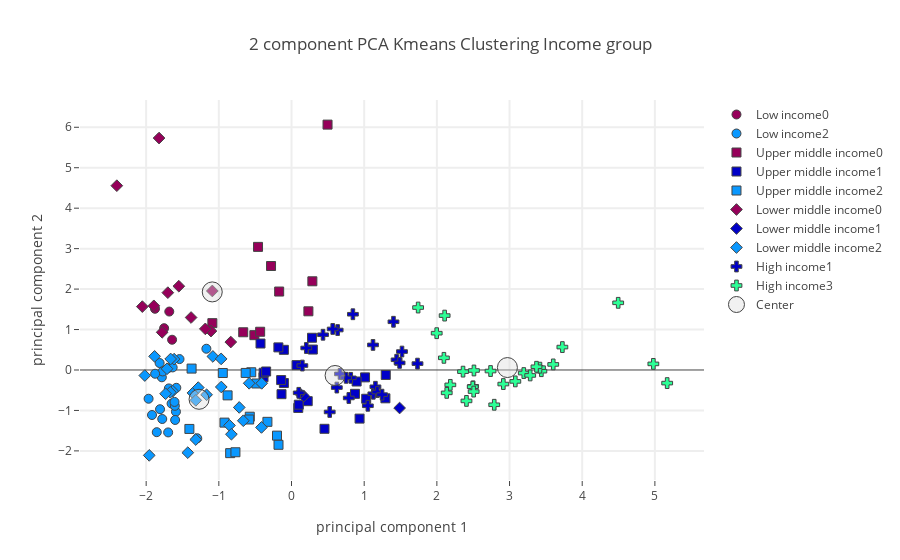

Here is the notebook cell this chart was saved with:
### Code cell
plot_plotly(socio_pca_dropped_df,"Income group",income_centers_socio,4,"Socioeconomic + Foods",'')

### Figure 1 — Plotly figure (JSON) as saved in the notebook; plotly's stock layout.template omitted (floating-point values rounded to 4 significant figures)
{"data": [{"marker": {"color": "rgb(150,0,90)", "line": {"width": 1}, "size": 9, "symbol": 0}, "mode": "markers", "name": "Low income0", "text": ["Haiti", "Rwanda", "Sierra Leone", "Uganda"], "type": "scatter", "uid": "a5d4c465-fad4-4432-a51e-6be8e382b29c", "x": [-1.753, -1.878, -1.643, -1.682], "y": [1.034, 1.513, 0.7478, 1.444]}, {"marker": {"color": "rgb(0,0,200)", "line": {"width": 1}, "size": 9, "symbol": 0}, "mode": "markers", "name": "Low income1", "text": [], "type": "scatter", "uid": "4a8d1aef-3699-480c-98ed-0521ced5d7b7", "x": [], "y": []}, {"marker": {"color": "rgb(10,152,255)", "line": {"width": 1}, "size": 9, "symbol": 0}, "mode": "markers", "name": "Low income2", "text": ["Afghanistan", "Benin", "Burkina Faso", "Central African Republic", "Chad", "Ethiopia", "Gambia", "Guinea", "Guinea-Bissau", "Liberia", "Madagascar", "Malawi", "Mali", "Mozambique", "Nepal", "Niger", "Senegal", "Tajikistan", "Togo", "United Republic of Tanzania", "Yemen", "Zimbabwe"], "type": "scatter", "uid": "7e71eed0-4a9d-4183-8e02-770deeac36e5", "x": [-1.697, -1.541, -1.854, -1.171, -1.809, -1.92, -1.65, -1.784, -1.815, -1.7, -1.688, -1.967, -1.297, -1.772, -1.779, -1.59, -1.585, -1.605, -1.877, -1.635, -1.601, -1.61], "y": [-1.543, 0.2693, -1.537, 0.5252, -0.97, -1.113, -0.8311, -0.1804, 0.1723, 0.04394, -0.4558, -0.7106, -1.688, -0.03611, -1.212, -1.03, -0.4406, -0.8857, -0.09294, 0.06345, -1.236, -0.7892]}, {"marker": {"color": "rgb(44,255,150)", "line": {"width": 1}, "size": 9, "symbol": 0}, "mode": "markers", "name": "Low income3", "text": [], "type": "scatter", "uid": "5ef162cd-0e23-42b7-a369-af107f6da6a7", "x": [], "y": []}, {"marker": {"color": "rgb(150,0,90)", "line": {"width": 1}, "size": 9, "symbol": 1}, "mode": "markers", "name": "Upper middle income0", "text": ["Dominica", "Dominican Republic", "Fiji", "Grenada", "Jamaica", "Malaysia", "Maldives", "Saint Lucia", "Samoa", "Thailand"], "type": "scatter", "uid": "34a9046c-61ad-44ec-bc3f-f5c134224472", "x": [-0.2816, -0.5108, -0.6646, -0.1699, -0.4315, -0.4608, 0.4958, 0.2324, 0.2869, -1.089], "y": [2.571, 0.861, 0.9326, 1.939, 0.9456, 3.043, 6.065, 1.451, 2.193, 1.158]}, {"marker": {"color": "rgb(0,0,200)", "line": {"width": 1}, "size": 9, "symbol": 1}, "mode": "markers", "name": "Upper middle income1", "text": ["Albania", "Armenia", "Belarus", "Brazil", "Bulgaria", "China, mainland", "Colombia", "Costa Rica", "Ecuador", "Gabon", "Guyana", "Kazakhstan", "Lebanon", "Mauritius", "Mexico", "Montenegro", "Paraguay", "Romania", "Russian Federation", "Saint Vincent and the Grenadines", "Serbia", "Suriname", "Venezuela (Bolivarian Republic of)"], "type": "scatter", "uid": "c2e3b151-460f-4994-821f-9512ee08eeab", "x": [0.9365, 0.09279, 1.012, 1.297, 0.1, -0.3854, 0.06953, 0.2934, -0.1052, -0.1806, -0.3831, 1.028, -0.4267, -0.1048, 0.2231, 1.292, -0.1425, 0.4538, 0.8732, 0.2824, -0.1376, -0.3493, 0.8962], "y": [-1.202, -0.9383, -0.1822, -0.123, -0.8579, -0.1792, 0.12, 0.5053, 0.4987, 0.5589, -0.06744, -0.7117, 0.6543, -0.3221, -0.7706, -0.7003, -0.2492, -1.454, -0.5896, 0.797, -0.5981, -0.03713, -0.2852]}, {"marker": {"color": "rgb(10,152,255)", "line": {"width": 1}, "size": 9, "symbol": 1}, "mode": "markers", "name": "Upper middle income2", "text": ["Algeria", "Azerbaijan", "Belize", "Bosnia and Herzegovina", "Botswana", "Cuba", "Guatemala", "Iran (Islamic Republic of)", "Iraq", "Jordan", "Namibia", "Peru", "South Africa", "Turkey", "Turkmenistan"], "type": "scatter", "uid": "740262e0-2aca-4fd3-b5be-6315d9a7bf6c", "x": [-0.8441, -0.7716, -0.5541, -0.5742, -0.8796, -0.4839, -1.375, -0.9224, -1.405, -0.5828, -0.9454, -0.6306, -0.3317, -0.1997, -0.1789], "y": [-2.056, -2.033, -0.05601, -1.155, -0.6274, -0.3338, 0.03483, -1.301, -1.457, -1.224, -0.07411, -0.07271, -1.282, -1.623, -1.849]}, {"marker": {"color": "rgb(44,255,150)", "line": {"width": 1}, "size": 9, "symbol": 1}, "mode": "markers", "name": "Upper middle income3", "text": [], "type": "scatter", "uid": "eae309a6-b703-4cbc-8849-04f50a2f0421", "x": [], "y": []}, {"marker": {"color": "rgb(150,0,90)", "line": {"width": 1}, "size": 9, "symbol": 2}, "mode": "markers", "name": "Lower middle income0", "text": ["Congo (note no data in Food suppley tables for DRC)", "CÃƒÂ´te d'Ivoire", "Ghana", "Indonesia", "Kiribati", "Myanmar", "Philippines", "Sao Tome and Principe", "Solomon Islands", "Sri Lanka", "Vanuatu", "Viet Nam"], "type": "scatter", "uid": "399ca6a8-31e9-4a59-9f20-acb6dcf66e52", "x": [-1.108, -2.053, -1.702, -1.78, -1.822, -0.8358, -1.55, -2.404, -1.382, -1.894, -1.09, -1.186], "y": [0.9615, 1.566, 1.912, 0.9317, 5.733, 0.691, 2.071, 4.556, 1.297, 1.586, 1.953, 1.016]}, {"marker": {"color": "rgb(0,0,200)", "line": {"width": 1}, "size": 9, "symbol": 2}, "mode": "markers", "name": "Lower middle income1", "text": ["Mongolia", "Sudan", "Ukraine"], "type": "scatter", "uid": "ff45f450-14e0-44b2-b65e-b91bb5c79445", "x": [0.1701, 1.487, 0.1144], "y": [-0.6468, -0.94, -0.5779]}, {"marker": {"color": "rgb(10,152,255)", "line": {"width": 1}, "size": 9, "symbol": 2}, "mode": "markers", "name": "Lower middle income2", "text": ["Angola", "Bangladesh", "Bolivia (Plurinational State of)", "Cabo Verde", "Cambodia", "Cameroon", "Egypt", "El Salvador", "Georgia", "Honduras", "India", "Kenya", "Kyrgyzstan", "Lao People's Democratic Republic", "Lesotho", "Mauritania", "Morocco", "Nicaragua", "Nigeria", "Pakistan", "Eswatini", "Timor-Leste", "Tunisia", "Uzbekistan", "Zambia"], "type": "scatter", "uid": "25d674b5-8c44-4ddc-a71b-51a84c08abb9", "x": [-1.082, -2.018, -0.4103, -0.5825, -1.616, -1.663, -1.427, -0.9683, -0.8532, -0.9662, -1.634, -1.356, -0.4132, -1.667, -1.958, -0.6634, -1.317, -1.169, -1.884, -0.7191, -1.317, -1.713, -1.283, -0.8269, -1.733], "y": [0.3348, -0.1371, -0.3301, -0.3287, 0.268, 0.2718, -2.044, 0.2742, -1.37, -0.42, -0.5239, -0.5668, -1.42, -0.5517, -2.111, -1.255, -1.719, -0.6127, 0.3372, -0.9256, -0.7509, 0.02994, -0.4353, -1.588, -0.5874]}, {"marker": {"color": "rgb(44,255,150)", "line": {"width": 1}, "size": 9, "symbol": 2}, "mode": "markers", "name": "Lower middle income3", "text": [], "type": "scatter", "uid": "5f4d6f69-fd70-4041-bb10-5001520eb1ca", "x": [], "y": []}, {"marker": {"color": "rgb(150,0,90)", "line": {"width": 1}, "size": 9, "symbol": 3}, "mode": "markers", "name": "High income0", "text": [], "type": "scatter", "uid": "ba58660a-c03f-49d7-a9b7-27dba60f34a5", "x": [], "y": []}, {"marker": {"color": "rgb(0,0,200)", "line": {"width": 1}, "size": 9, "symbol": 3}, "mode": "markers", "name": "High income1", "text": ["Antigua and Barbuda", "Barbados", "Brunei Darussalam", "Chile", "Croatia", "Cyprus", "Czechia", "Estonia", "Greece", "Hungary", "Italy", "Latvia", "Lithuania", "Oman", "Panama", "Poland", "Portugal", "Republic of Korea", "Saint Kitts and Nevis", "Saudi Arabia", "Slovakia", "Slovenia", "Trinidad and Tobago", "United Arab Emirates"], "type": "scatter", "uid": "7f4f93c5-f8a8-48d2-bc7c-99cf284c1d50", "x": [0.8448, 0.6348, 1.52, 1.126, 0.6674, 1.121, 1.155, 1.05, 1.446, 0.6233, 1.487, 0.8152, 1.734, 0.7516, 0.1491, 0.7881, 1.403, 0.567, 0.4334, 0.5257, 0.0993, 1.182, 0.2032, 1.246], "y": [1.378, 0.9877, 0.4556, -0.5868, -0.09693, 0.6197, -0.4149, -0.8846, 0.2527, -0.4345, 0.1751, -0.1941, 0.1574, -0.1935, 0.1098, -0.6921, 1.192, 1.015, 0.8713, -1.038, -0.5645, -0.5447, 0.5441, -0.6096]}, {"marker": {"color": "rgb(10,152,255)", "line": {"width": 1}, "size": 9, "symbol": 3}, "mode": "markers", "name": "High income2", "text": [], "type": "scatter", "uid": "cbcf970e-d6dd-4b6b-841a-f490923d8970", "x": [], "y": []}, {"marker": {"color": "rgb(44,255,150)", "line": {"width": 1}, "size": 9, "symbol": 3}, "mode": "markers", "name": "High income3", "text": ["Argentina", "Australia", "Austria", "Bahamas", "Belgium", "Canada", "Denmark", "Finland", "France", "Germany", "Iceland", "Ireland", "Israel", "Japan", "Kuwait", "Luxembourg", "Malta", "Netherlands", "New Zealand", "Norway", "Spain", "Sweden", "Switzerland", "United Kingdom", "United States of America", "Uruguay"], "type": "scatter", "uid": "86b6a933-185d-407c-aa8a-01332ff5d0d9", "x": [2.136, 3.601, 2.499, 1.998, 5.169, 2.36, 2.739, 3.08, 2.51, 2.494, 4.495, 2.506, 2.915, 2.107, 2.789, 4.979, 3.438, 3.419, 2.097, 3.727, 1.742, 3.371, 3.196, 2.185, 3.284, 2.407], "y": [-0.5656, 0.1377, -0.4041, 0.9095, -0.3243, -0.0409, -0.0258, -0.2819, -0.01235, -0.4146, 1.66, -0.5334, -0.3477, 1.345, -0.8598, 0.1507, -0.02945, 0.0571, 0.3004, 0.5664, 1.544, 0.07984, -0.07609, -0.3679, -0.1346, -0.7645]}, {"marker": {"color": "rgba(220, 220, 220, .4)", "line": {"width": 1}, "size": 20}, "mode": "markers", "name": "Center", "type": "scatter", "uid": "1d8fbd3c-158d-4947-b807-3d7ce7a51a64", "x": [-1.091, 0.5996, -1.272, 2.971], "y": [1.93, -0.1359, -0.725, 0.06029]}], "layout": {"hovermode": "closest", "showlegend": true, "title": {"text": "2 component PCA Kmeans Clustering Income group"}, "xaxis": {"gridwidth": 2, "ticklen": 5, "title": {"text": "principal component 1"}, "zeroline": false}, "yaxis": {"gridwidth": 2, "ticklen": 5, "title": {"text": "principal component 2"}}}}
